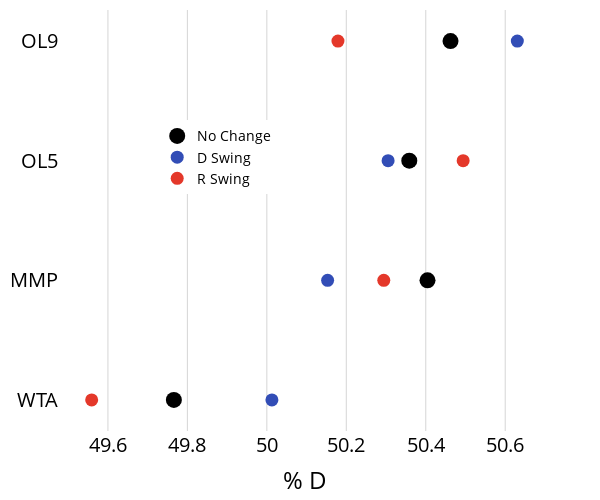

Source (notebook cell):
### Code cell
df_s1 = df_sm[df_sm['parties']==2]
df_s1["o"] = df_s1["type"].map({"MMP": 1, "OL5": 2, "OL9": 3, "WTA": 0})

t_ = ["WTA", "MMP", "OL5", "OL9"]
col = [
    pd_colors("vs purple", 0.7),
    pd_colors("vs orange", 0.7),
    pd_colors("vs green", 0.7),
    pd_colors("red", 0.7),
]
fig = go.Figure()
c = 0
for i, t in enumerate(t_):
    fig.add_trace(
        go.Scatter(
            x=df_s1[(df_s1["type"] == t) & (df_s1["scenario"] == 'no_change')]["d_mean"],
            y=df_s1[(df_s1["type"] == t) & (df_s1["scenario"] == 'no_change')]["o"],
            mode="markers",
            name='No Change',
            marker=dict(color='black', size=16),
            showlegend=(i == 0),
        )
    )
    fig.add_trace(
        go.Scatter(
            x=df_s1[(df_s1["type"] == t) & (df_s1["scenario"] == 'more_dem')]["d_mean"],
            y=df_s1[(df_s1["type"] == t) & (df_s1["scenario"] == 'more_dem')]["o"],
            mode="markers",
            name="D Swing",
            marker=dict(color=pd_colors('blue'), size=13),
            showlegend=(i == 0),
        )
    )
    fig.add_trace(
        go.Scatter(
            x=df_s1[(df_s1["type"] == t) & (df_s1["scenario"] == 'more_gop')]["d_mean"],
            y=df_s1[(df_s1["type"] == t) & (df_s1["scenario"] == 'more_gop')]["o"],
            mode="markers",
            name="R Swing",
            marker=dict(color=pd_colors('red'), size=13),
            showlegend=(i == 0),
        )
    )
    c = c + 1
fig.update_layout(
    #yaxis_title_text="Simulations (out of 1,000)",
    xaxis_title_text="% D",
    template="plotly_white",
    autosize=False,
    showlegend=True,
    legend=dict(x=0.2, y=0.65, font_size=14),
    font=dict(color="black", size=20),
    width=600,
    height=500,
    margin=dict(l=50, r=50, t=10, b=40),
    # xaxis_range=[-1.5, 1.5],
    xaxis_gridcolor=pd_colors("lead", 0.2),
    yaxis_gridcolor=pd_colors("lead", 0),
    # paper_bgcolor=pd_colors("cream", 0),
    # plot_bgcolor=pd_colors("cream", 0),
    yaxis=dict(
        tickmode="array",
        tickvals=[0, 1, 2, 3],
        ticktext=["WTA", "MMP", "OL5", "OL9"],
        zeroline=False,
    ),
)
fig.show()

### Figure 1 — Plotly figure (JSON) as saved in the notebook; plotly's stock layout.template omitted (floating-point values rounded to 4 significant figures)
{"data": [{"marker": {"color": "black", "size": 16}, "mode": "markers", "name": "No Change", "showlegend": true, "type": "scatter", "x": [49.77], "y": [0]}, {"marker": {"color": "rgba(50, 77, 182, 1)", "size": 13}, "mode": "markers", "name": "D Swing", "showlegend": true, "type": "scatter", "x": [50.01], "y": [0]}, {"marker": {"color": "rgba(228, 56, 42, 1)", "size": 13}, "mode": "markers", "name": "R Swing", "showlegend": true, "type": "scatter", "x": [49.56], "y": [0]}, {"marker": {"color": "black", "size": 16}, "mode": "markers", "name": "No Change", "showlegend": false, "type": "scatter", "x": [50.4], "y": [1]}, {"marker": {"color": "rgba(50, 77, 182, 1)", "size": 13}, "mode": "markers", "name": "D Swing", "showlegend": false, "type": "scatter", "x": [50.15], "y": [1]}, {"marker": {"color": "rgba(228, 56, 42, 1)", "size": 13}, "mode": "markers", "name": "R Swing", "showlegend": false, "type": "scatter", "x": [50.29], "y": [1]}, {"marker": {"color": "black", "size": 16}, "mode": "markers", "name": "No Change", "showlegend": false, "type": "scatter", "x": [50.36], "y": [2]}, {"marker": {"color": "rgba(50, 77, 182, 1)", "size": 13}, "mode": "markers", "name": "D Swing", "showlegend": false, "type": "scatter", "x": [50.31], "y": [2]}, {"marker": {"color": "rgba(228, 56, 42, 1)", "size": 13}, "mode": "markers", "name": "R Swing", "showlegend": false, "type": "scatter", "x": [50.49], "y": [2]}, {"marker": {"color": "black", "size": 16}, "mode": "markers", "name": "No Change", "showlegend": false, "type": "scatter", "x": [50.46], "y": [3]}, {"marker": {"color": "rgba(50, 77, 182, 1)", "size": 13}, "mode": "markers", "name": "D Swing", "showlegend": false, "type": "scatter", "x": [50.63], "y": [3]}, {"marker": {"color": "rgba(228, 56, 42, 1)", "size": 13}, "mode": "markers", "name": "R Swing", "showlegend": false, "type": "scatter", "x": [50.18], "y": [3]}], "layout": {"autosize": false, "font": {"color": "black", "size": 20}, "height": 500, "legend": {"font": {"size": 14}, "x": 0.2, "y": 0.65}, "margin": {"b": 40, "l": 50, "r": 50, "t": 10}, "showlegend": true, "width": 600, "xaxis": {"autorange": true, "gridcolor": "rgba(46, 45, 49, 0.2)", "range": [49.48, 50.71], "title": {"text": "% D"}, "type": "linear"}, "yaxis": {"autorange": true, "gridcolor": "rgba(46, 45, 49, 0)", "range": [-0.2591, 3.259], "tickmode": "array", "ticktext": ["WTA", "MMP", "OL5", "OL9"], "tickvals": [0, 1, 2, 3], "type": "linear", "zeroline": false}}}
